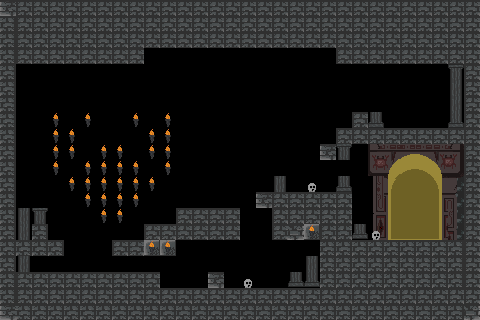

A 2D game scene composited from a Tiled map and its tileset images. What follows is a short description and the map's XML, with every tile layer's data as written:
An orthogonal 30x20 tile map with 16x16 px tiles, 4 tile layers (Stair, Dco, Collision, Npc), 5 tilesets.

<map version="1.10" tiledversion="1.11.2" orientation="orthogonal" renderorder="right-down" width="30" height="20" tilewidth="16" tileheight="16" infinite="0" nextlayerid="11" nextobjectid="1">
 <editorsettings>
  <export target="map.tmx" format="tmx" />
 </editorsettings>
 <tileset firstgid="1" name="Sprite-0002" tilewidth="16" tileheight="16" tilecount="4" columns="2">
  <image source="Sprite-0002.png" width="33" height="33" />
 </tileset>
 <tileset firstgid="5" name="Deco" tilewidth="16" tileheight="16" tilecount="16" columns="4">
  <image source="Deco.png" trans="ff00ff" width="68" height="68" />
 </tileset>
 <tileset firstgid="21" name="walls1" tilewidth="16" tileheight="16" tilecount="33" columns="11">
  <image source="walls1.png" trans="ff00ff" width="176" height="48" />
 </tileset>
 <tileset firstgid="54" name="Sprite-0004" tilewidth="16" tileheight="16" tilecount="64" columns="8">
  <image source="Sprite-0004.png" trans="ff00ff" width="128" height="128" />
 </tileset>
 <tileset firstgid="118" name="walls2" tilewidth="16" tileheight="16" tilecount="33" columns="11">
  <image source="walls2.png" trans="ff00ff" width="176" height="48" />
 </tileset>
 <layer id="9" name="Stair" width="30" height="20">
  <data encoding="csv">
0,0,0,0,0,0,0,0,0,0,0,0,0,0,0,0,0,0,0,0,0,0,0,0,0,0,0,0,0,0,
0,0,0,0,0,0,0,0,0,0,0,0,0,0,0,0,0,0,0,0,0,0,0,0,0,0,0,0,0,0,
0,0,0,0,0,0,0,0,0,0,0,0,0,0,0,0,0,0,0,0,0,0,0,0,0,0,0,0,0,0,
0,0,0,0,0,0,0,0,0,0,0,0,0,0,0,0,0,0,0,0,0,0,0,0,0,0,0,0,0,0,
0,0,0,0,0,0,0,0,0,0,0,0,0,0,0,0,0,0,0,0,0,0,0,0,0,0,0,0,0,0,
0,0,0,0,0,0,0,0,0,0,0,0,0,0,0,0,0,0,0,0,0,0,0,0,0,0,0,0,0,0,
0,0,0,0,0,0,0,0,0,0,0,0,0,0,0,0,0,0,0,0,0,0,0,0,0,0,0,0,0,0,
0,0,0,19,0,0,0,0,0,0,19,0,0,0,0,0,0,0,0,0,0,0,0,0,0,0,0,0,0,0,
0,0,0,19,0,0,0,0,0,0,19,0,0,0,0,0,0,0,0,0,0,0,0,0,0,0,0,0,0,0,
0,0,0,19,0,0,19,19,0,0,19,0,0,0,0,0,0,0,0,0,0,0,0,0,0,0,0,0,0,0,
0,0,0,19,0,0,19,19,0,0,19,0,0,0,0,0,0,0,0,0,0,0,0,0,0,0,0,0,0,0,
0,0,0,0,19,0,19,19,0,19,0,0,0,0,0,0,0,0,0,0,0,0,0,0,0,0,0,0,52,0,
0,0,0,0,0,19,0,0,19,0,0,0,0,0,0,0,0,0,0,0,0,0,0,0,0,0,0,0,52,0,
0,0,0,0,0,0,0,0,0,0,0,0,0,0,0,0,0,0,0,0,0,0,0,0,0,0,0,0,52,0,
0,0,0,0,0,0,0,0,0,0,0,0,0,0,0,0,0,0,0,122,0,0,0,0,0,0,0,0,52,0,
0,0,0,0,0,0,0,0,0,122,122,0,0,0,0,0,0,0,0,0,0,0,0,0,0,0,0,0,0,0,
0,0,0,0,0,0,0,0,0,0,0,0,0,0,0,0,0,0,0,0,0,0,0,0,0,0,0,0,0,0,
0,0,0,0,0,0,0,0,0,0,0,0,0,0,0,0,0,0,0,0,0,0,0,0,0,0,0,0,0,0,
0,0,0,0,0,0,0,0,0,0,0,0,0,0,0,0,0,0,0,0,0,0,0,0,0,0,0,0,0,0,
0,0,0,0,0,0,0,0,0,0,0,0,0,0,0,0,0,0,0,0,0,0,0,0,0,0,0,0,0,0
</data>
 </layer>
 <layer id="1" name="Dco" width="30" height="20">
  <data encoding="csv">
0,0,0,0,0,0,0,0,0,0,0,0,0,0,0,0,0,0,0,0,0,0,0,0,0,0,0,0,0,0,
0,0,0,0,0,0,0,0,0,0,0,0,0,0,0,0,0,0,0,0,0,0,0,0,0,0,0,0,0,0,
0,0,0,0,0,0,0,0,0,0,0,0,0,0,0,0,0,0,0,0,0,0,0,0,0,0,0,0,0,0,
0,0,0,0,0,0,0,0,0,0,0,0,0,0,0,0,0,0,0,0,0,0,0,0,0,0,0,0,0,0,
0,0,0,0,0,0,0,0,0,0,0,0,0,0,0,0,0,0,0,0,0,0,0,0,0,0,0,0,25,0,
0,0,0,0,0,0,0,0,0,0,0,0,0,0,0,0,0,0,0,0,0,0,0,0,0,0,0,0,36,0,
0,0,0,0,0,0,0,0,0,0,0,0,0,0,0,0,0,0,0,0,0,0,0,0,0,0,0,0,36,0,
0,0,0,0,0,19,0,0,19,0,0,0,0,0,0,0,0,0,0,0,0,0,0,0,0,0,0,0,47,0,
0,0,0,0,19,0,0,0,0,19,0,0,0,0,0,0,0,0,0,0,0,0,0,0,0,0,0,0,0,0,
0,0,0,0,19,0,0,0,0,19,0,0,0,0,0,0,0,0,0,0,0,0,0,55,56,57,58,59,60,0,
0,0,0,0,0,19,0,0,19,0,0,0,0,0,0,0,0,0,0,0,0,0,0,63,64,65,66,67,68,0,
0,0,0,0,0,19,0,0,19,0,0,0,0,0,0,0,0,0,0,0,0,0,0,87,72,73,74,75,76,0,
0,0,0,0,0,0,19,19,0,0,0,0,0,0,0,0,0,0,0,0,0,0,0,95,80,97,97,83,84,0,
0,0,0,0,0,0,19,19,0,0,0,0,0,0,0,0,0,0,0,0,0,0,0,103,104,106,106,107,100,0,
0,0,0,0,0,0,0,0,0,0,0,0,0,0,0,0,0,0,0,19,0,0,0,111,112,113,114,115,108,0,
0,0,0,0,0,0,0,0,0,19,19,0,0,0,0,0,0,0,0,0,0,0,0,0,0,0,0,0,0,0,
0,0,0,0,0,0,0,13,0,0,0,0,0,0,0,0,0,0,0,0,0,0,0,0,0,0,0,0,0,0,
0,0,0,0,0,0,0,0,0,0,0,0,0,0,0,0,0,0,0,0,0,0,0,0,0,0,0,0,0,0,
0,0,0,0,0,0,0,0,0,0,0,0,0,0,0,0,0,0,0,0,0,0,0,0,0,0,0,0,0,0,
0,0,0,0,0,0,0,0,0,0,0,0,0,0,0,0,0,0,0,0,0,0,0,0,0,0,0,0,0,0
</data>
 </layer>
 <layer id="2" name="Collision" width="30" height="20">
  <data encoding="csv">
3,1,1,1,1,1,1,1,1,1,1,1,1,1,1,1,1,1,1,1,1,1,1,1,1,1,1,1,1,1,
2,1,1,1,1,1,1,1,1,1,1,1,1,1,1,1,1,1,1,1,1,1,1,1,1,1,1,1,1,1,
2,1,1,1,1,1,1,1,1,1,1,1,1,1,1,1,1,1,1,1,1,1,1,1,1,1,1,1,1,1,
2,1,1,1,1,1,1,1,1,0,0,0,0,0,0,0,0,0,0,0,0,1,1,1,1,1,1,1,1,1,
2,0,0,0,0,0,0,0,0,0,0,0,0,0,0,0,0,0,0,0,0,0,0,0,0,0,0,0,0,1,
2,0,0,0,0,0,0,0,0,0,0,0,0,0,0,0,0,0,0,0,0,0,0,0,0,0,0,0,0,1,
2,0,0,0,0,0,0,0,0,0,0,0,0,0,0,0,0,0,0,0,0,0,0,0,0,0,0,0,0,1,
2,0,0,0,0,0,0,0,0,0,0,0,0,0,0,0,0,0,0,0,0,0,1,47,0,0,0,0,0,1,
2,0,0,0,0,0,0,0,0,0,0,0,0,0,0,0,0,0,0,0,0,1,1,1,1,1,1,1,1,1,
2,0,0,0,0,0,0,0,0,0,0,0,0,0,0,0,0,0,0,0,3,7,0,0,0,0,0,0,0,1,
2,0,0,0,0,0,0,0,0,0,0,0,0,0,0,0,0,0,0,0,0,0,0,0,0,0,0,0,0,1,
2,0,0,0,0,0,0,0,0,0,0,0,0,0,0,0,0,11,0,0,0,47,0,0,0,0,0,0,0,1,
2,0,0,0,0,0,0,0,0,0,0,0,0,0,0,0,3,1,1,1,1,1,0,0,0,0,0,0,0,1,
2,11,7,0,0,0,0,0,0,0,0,1,1,1,1,0,0,1,1,1,1,1,0,0,0,0,0,0,0,1,
2,11,2,0,0,0,0,0,0,1,1,1,1,1,1,0,0,1,4,17,1,1,15,0,0,0,0,0,0,1,
2,2,2,2,0,0,0,1,1,0,0,0,0,0,0,0,0,0,0,0,2,2,2,2,2,2,2,2,2,1,
2,11,0,0,0,0,0,0,0,0,0,0,0,0,0,0,0,0,0,11,2,2,2,2,2,2,2,2,2,1,
2,1,1,1,1,1,1,1,1,1,0,0,0,3,0,0,0,0,15,15,2,2,2,2,2,2,2,2,2,1,
2,1,1,1,1,1,1,1,1,1,1,1,1,1,1,1,1,1,1,1,1,1,1,1,1,1,1,1,1,1,
3,2,2,2,2,2,2,2,2,2,2,2,2,2,2,2,2,2,2,2,2,2,2,2,2,2,2,2,2,4
</data>
 </layer>
 <layer id="10" name="Npc" width="30" height="20">
  <data encoding="csv">
0,0,0,0,0,0,0,0,0,0,0,0,0,0,0,0,0,0,0,0,0,0,0,0,0,0,0,0,0,0,
0,0,0,0,0,0,0,0,0,0,0,0,0,0,0,0,0,0,0,0,0,0,0,0,0,0,0,0,0,0,
0,0,0,0,0,0,0,0,0,0,0,0,0,0,0,0,0,0,0,0,0,0,0,0,0,0,0,0,0,0,
0,0,0,0,0,0,0,0,0,0,0,0,0,0,0,0,0,0,0,0,0,0,0,0,0,0,0,0,0,0,
0,0,0,0,0,0,0,0,0,0,0,0,0,0,0,0,0,0,0,0,0,0,0,0,0,0,0,0,0,0,
0,0,0,0,0,0,0,0,0,0,0,0,0,0,0,0,0,0,0,0,0,0,0,0,0,0,0,0,0,0,
0,0,0,0,0,0,0,0,0,0,0,0,0,0,0,0,0,0,0,0,0,0,0,0,0,0,0,0,0,0,
0,0,0,0,0,0,0,0,0,0,0,0,0,0,0,0,0,0,0,0,0,0,0,0,0,0,0,0,0,0,
0,0,0,0,0,0,0,0,0,0,0,0,0,0,0,0,0,0,0,0,0,0,0,0,0,0,0,0,0,0,
0,0,0,0,0,0,0,0,0,0,0,0,0,0,0,0,0,0,0,0,0,0,0,0,0,0,0,0,0,0,
0,0,0,0,0,0,0,0,0,0,0,0,0,0,0,0,0,0,0,0,0,0,0,0,0,0,0,0,0,0,
0,0,0,0,0,0,0,0,0,0,0,0,0,0,0,0,0,0,0,14,0,0,0,0,0,0,0,0,0,0,
0,0,0,0,0,0,0,0,0,0,0,0,0,0,0,0,0,0,0,0,0,0,0,0,0,0,0,0,0,0,
0,0,0,0,0,0,0,0,0,0,0,0,0,0,0,0,0,0,0,0,0,0,0,0,0,0,0,0,0,0,
0,0,0,0,0,0,0,0,0,0,0,0,0,0,0,0,0,0,0,0,0,0,0,14,0,0,0,0,0,0,
0,0,0,0,0,0,0,0,0,0,0,0,0,0,0,0,0,0,0,0,0,0,0,0,0,0,0,0,0,0,
0,0,0,0,0,0,0,0,0,0,0,0,0,0,0,0,0,0,0,0,0,0,0,0,0,0,0,0,0,0,
0,0,0,0,0,0,0,0,0,0,0,0,0,0,0,14,0,0,0,0,0,0,0,0,0,0,0,0,0,0,
0,0,0,0,0,0,0,0,0,0,0,0,0,0,0,0,0,0,0,0,0,0,0,0,0,0,0,0,0,0,
0,0,0,0,0,0,0,0,0,0,0,0,0,0,0,0,0,0,0,0,0,0,0,0,0,0,0,0,0,0
</data>
 </layer>
</map>
